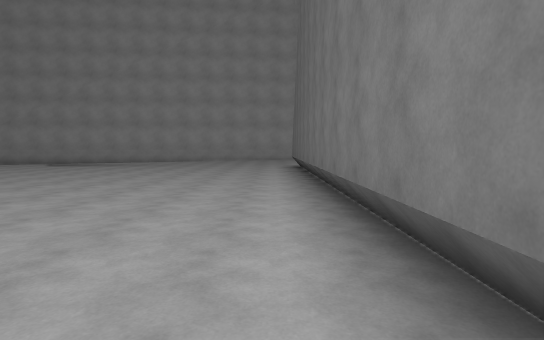
View 1 (above)

18 first-person views from a walk through a Unity game level. The camera is 1.4 m above the floor, tilts 4° down and sees 80° across. The floor is counted in squares, 2 m on a side. Each view is taken from the middle of a square. On the plan, view 1 faces up. The plan holds only what a view shows up to about 10 squares ahead; the rest is blank. The place goes on beyond the plan.

View 2
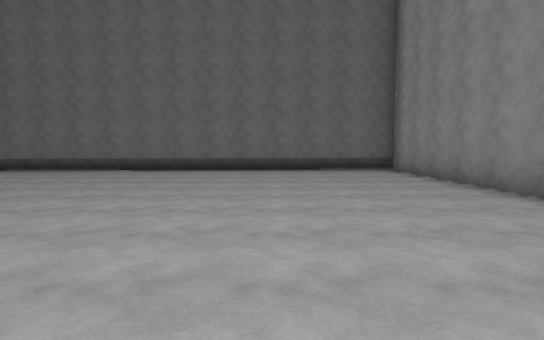

View 3
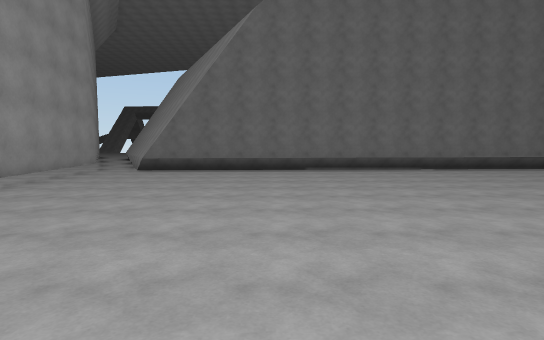

View 4
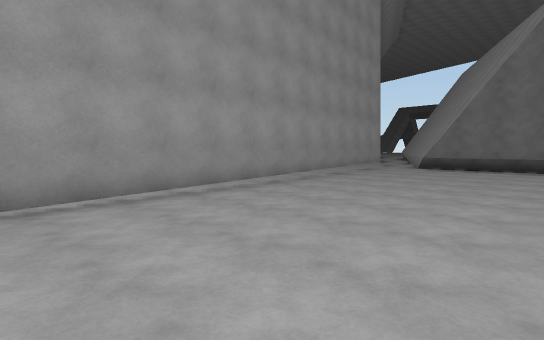

View 5
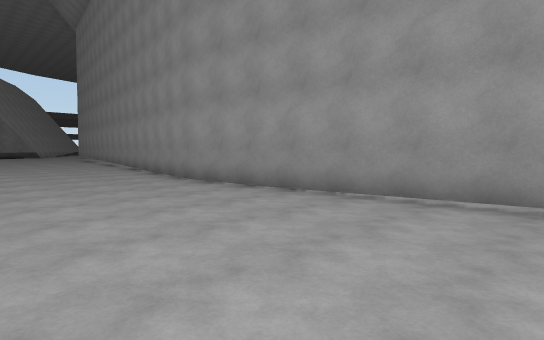

View 6
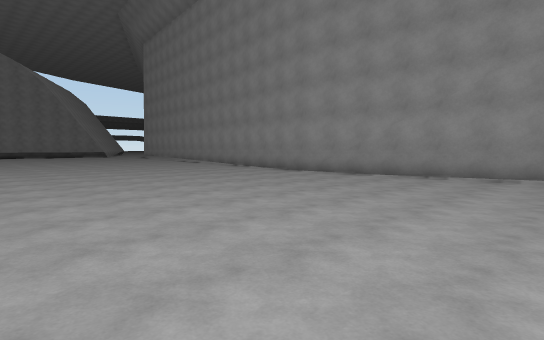

View 7
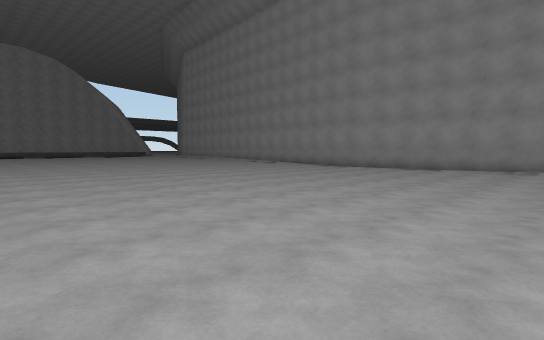

View 8
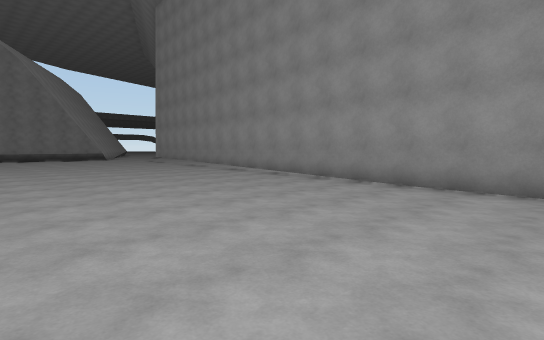

View 9
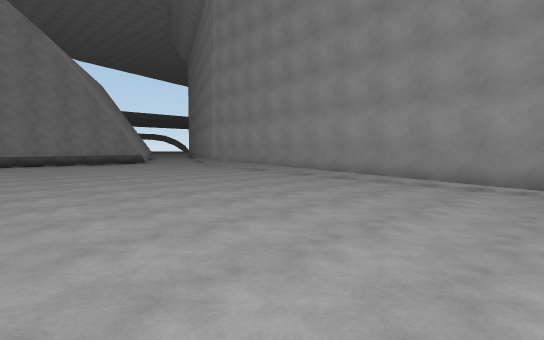

View 10
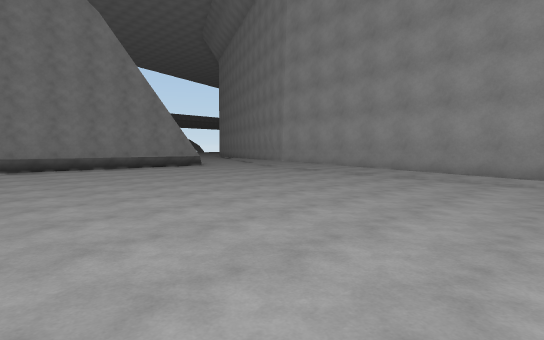

View 11
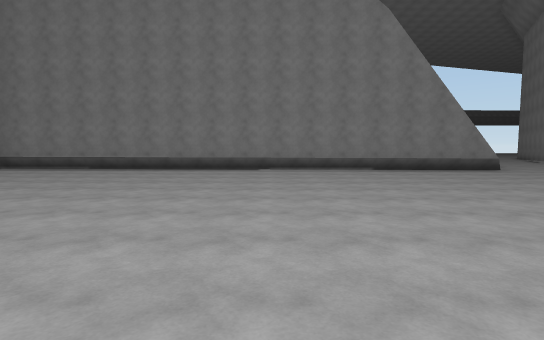

View 12
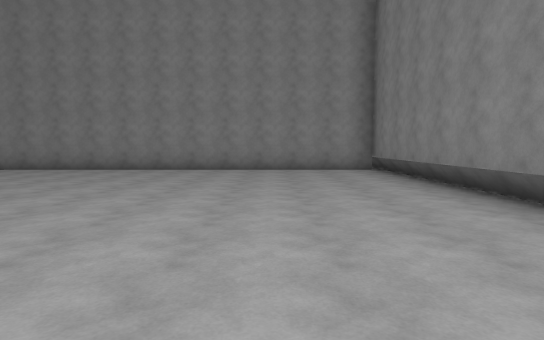

View 13
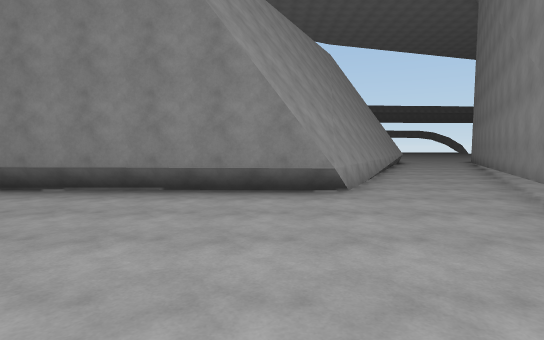

View 14
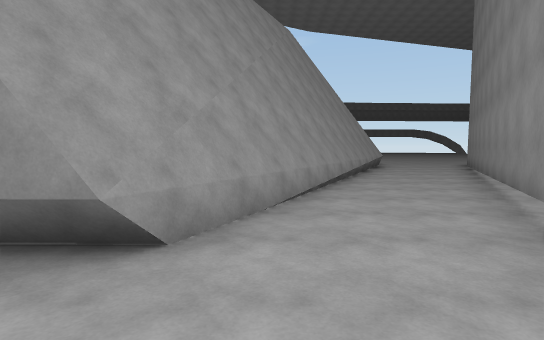

View 15
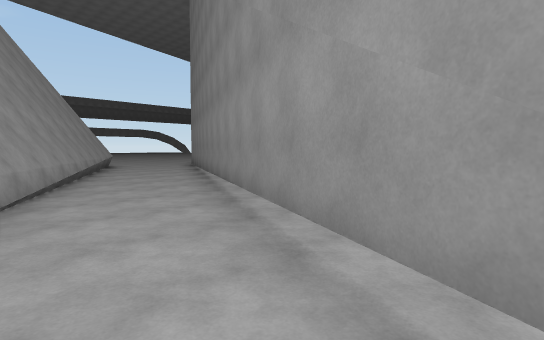

View 16
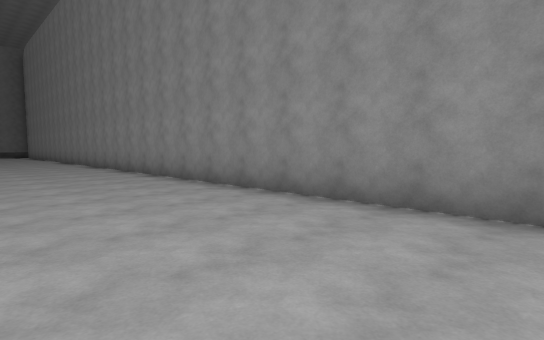

View 17
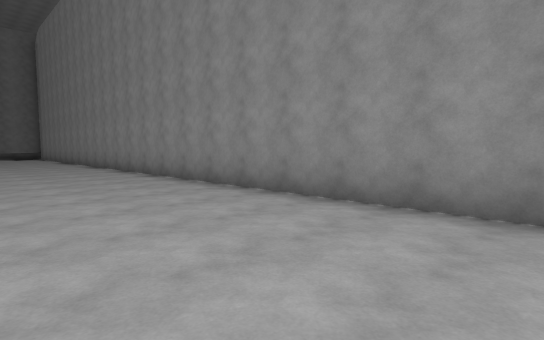

View 18
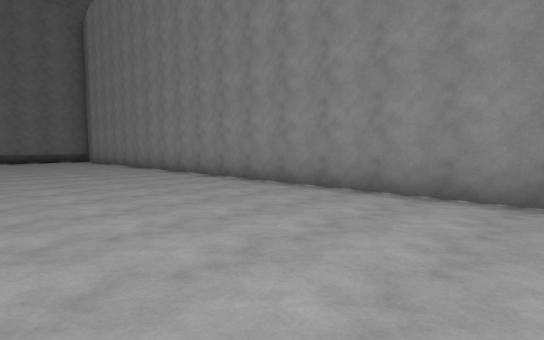

### Floor plan
Points are (right, up) in squares from view 1. A wall is a line through its corners. A room is listed if a view was taken in it or the views show most of it. See-through windows are left out.
Room 1 (views 1, 2, 3, 4, 5, 6, 7, 8, 9, 10, 11, 12, 13, 14, 15, 16, 17, 18)
walls: (-14.3, 12.8) (-27.9, 14.3); (-4.8, -2.7) (1, -2.7); (-31, 15.1) (-39, 19.2); (-32.9, 12.8) (-33, -3); (-33, -2.6) (-6.4, -2.7); (0.7, -2.7) (0.8, 13); (1.1, 14.6) (-14.5, 12.8); (-41.5, 17.1) (-33.1, 12.9); (-41.5, 17.3) (-33.1, 13.1)
low walls: (-33.2, 3.3) (-33.2, -0.4); (-33.1, 12.9) (-33.2, 7); (1, -2.7) (1, 13)

Where each view was taken, in squares from view 1:
view 1: 0 up, 0 right, facing up
view 2: 1 up, 9 left, facing right
view 3: 9 up, 9 left, facing right
view 4: 9 up, 10 left, facing up-right
view 5: 9 up, 8 left, facing up-left
view 6: 5 up, 8 left, facing up-left
view 7: 2 up, 8 left, facing up-left
view 8: 7 up, 14 left, facing up-left
view 9: 7 up, 19 left, facing up-left
view 10: 6 up, 22 left, facing up-left
view 11: 6 up, 23 left, facing left
view 12: 7 up, 30 left, facing down
view 13: 12 up, 28 left, facing left
view 14: 14 up, 31 left, facing left
view 15: 14 up, 31 left, facing up-left
view 16: 1 up, 25 left, facing down-right
view 17: 1 up, 21 left, facing down-right
view 18: 2 up, 16 left, facing down-right
